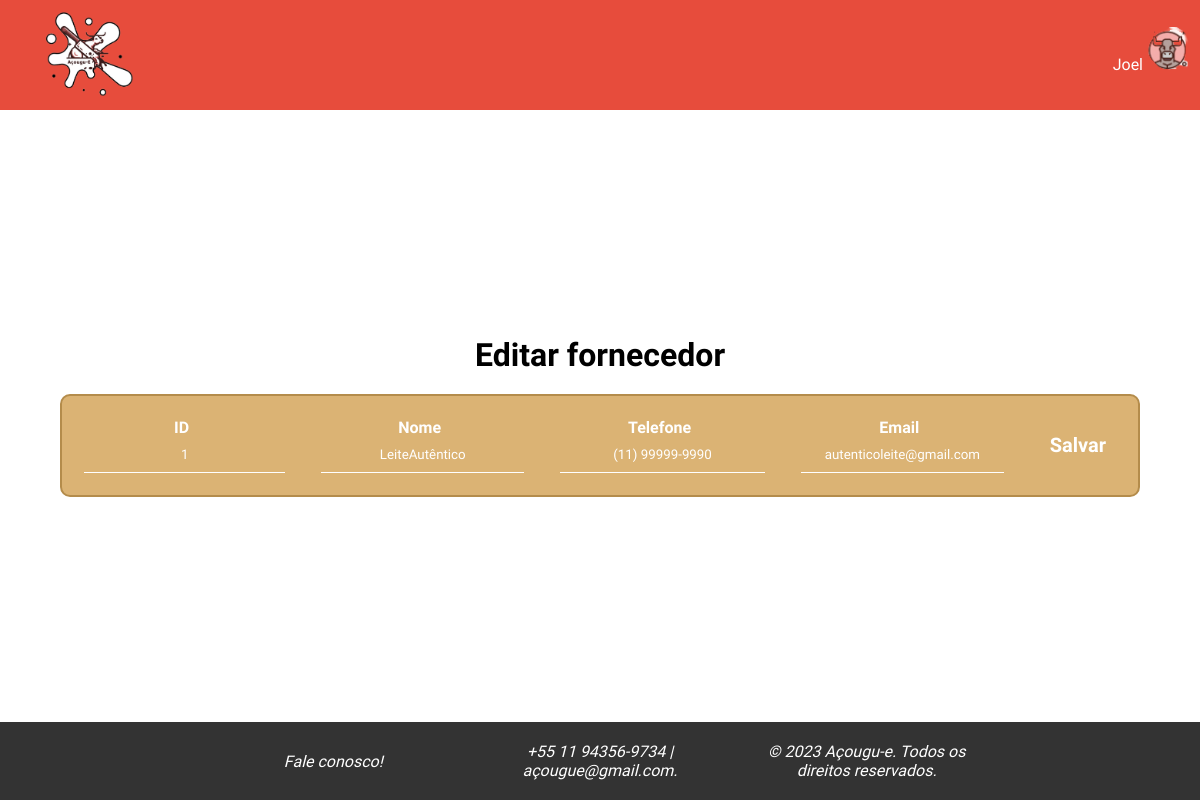
Screenshot of /php/php_adm/editar_fornecedores.php?id=1 (signed in) with the database file from the repository.
### tables this page shows
CREATE TABLE `administradores` (
  `AdmId` int(11) NOT NULL,
  `Nome` varchar(50) DEFAULT NULL,
  `Email` varchar(50) DEFAULT NULL,
  `Senha` varchar(255) DEFAULT NULL
);

CREATE TABLE `fornecedores` (
  `FornecedorId` int(11) NOT NULL,
  `NomeFornecedor` varchar(50) NOT NULL,
  `Telefone` varchar(20) NOT NULL,
  `EmailFornecedor` varchar(100) NOT NULL
);

### includes/verifica.php (called while the page is built)
<?php
require 'config.php';
if (isset($_SESSION['tipo_usuario']) && !empty($_SESSION['tipo_usuario'])) {
    require_once 'Usuario.class.php';
    $u = new Usuario();
    if ($_SESSION['tipo_usuario'] == 'cliente') {
        if (isset($_SESSION['idcli']) && !empty($_SESSION['idcli'])) {
            $listLogged = $u->logged($_SESSION['idcli'], $_SESSION['tipo_usuario']);
            $nomeUsu = isset($listLogged['Nome']) ? $listLogged['Nome'] : null;
        } else {
            header("Location: login.php");
            exit();
        }
    } elseif ($_SESSION['tipo_usuario'] == 'administrador') {
        $listAdmin = $u->logged($_SESSION['id_admin'], $_SESSION['tipo_usuario']);
        $nomeUsu = is_array($listAdmin) ? $listAdmin['Nome'] : null;
    } else {
        header("Location: login.php");
        exit();
    }
} else {
    header("Location: ../../php_entrada/login.php");
    exit();
}
?>

### includes/Usuario.class.php (called while the page is built, shortened)
<?php
class Usuario {
    public function logged($id, $tipoUsuario)
    {
        global $pdo;
        $tabela = ($tipoUsuario == 'cliente') ? 'clientes' : 'administradores';
        $colunaId = ($tipoUsuario == 'cliente') ? 'ClienteId' : 'AdmId';
        $sql = "SELECT Nome FROM $tabela WHERE $colunaId = :id";
        $stmt = $pdo->prepare($sql);
        $stmt->bindValue(":id", $id);
        $stmt->execute();
        return $stmt->fetch(PDO::FETCH_ASSOC);
    }
}
?>

### php/php_adm/editar_fornecedores.php (the view, shortened to what this page needs)
<?php
    require '../../includes/verifica.php';
    if (isset($_SESSION['id_admin']) && !empty($_SESSION['id_admin'])):
    $id = $_GET['id'];
    $consulta = $pdo->prepare('SELECT * FROM fornecedores WHERE FornecedorId = :id');
    $consulta->bindValue(':id', $id);
    $consulta->execute();
    $linha = $consulta->fetch(PDO::FETCH_ASSOC);
    $nome = $linha['NomeFornecedor'];
    $telefone = $linha['Telefone'];
    $email = $linha['EmailFornecedor'];
?>
<!DOCTYPE html>
<html lang="pt-br">
<head>
    <link rel="stylesheet" href="../../style/css_adm/css-editar_fornecedores.css">
</head>
<body>
    <?php include_once "nav_adm.php"; ?>
    <main>
        <h1>Editar fornecedor</h1>
        <table>
            <form action="editar_fornecedores_action.php">
                <tr>
                    <th>ID
                        <br><input type="text" name="txtid" value="<?php echo "$id"; ?>" readonly>
                    </th>
                    <th>Nome
                        <br><input type="text" name="txtNome" value="<?php echo "$nome"; ?>">
                    </th>
                    <th>Telefone
                        <br><input type="text" name="txtTelefone" value="<?php echo "$telefone"; ?>">
                    </th>
                    <th>Email
                        <br><input type="text" name="txtEmail" value="<?php echo "$email"; ?>">
                    </th>
                    <th>
                        <button type="submit" class="input_btn">Salvar</button>
                    </th>
                </tr>
            </form>
        </table>
    </main>
    <?php include_once "footer_adm.php"; ?>
</body>
</html>
<?php
    else:
        header("Location: ../../index.php");
        exit();
    endif;
?>

### php/php_adm/nav_adm.php (shortened to what this page needs)
<?php
    require_once '../../includes/verifica.php';
?>
<!DOCTYPE html>
<html lang="pt-br">
<head>
    <link rel="stylesheet" href="../../style/css_adm/css-nav_adm.css">
</head>
<body>
    <nav>
        <div class="nav">
            <a href="inicio.php"><img src="../../img/logo.png" alt="Logo Açougu-E"></a>
            <p id="nav_usuario"><?php  echo $nomeUsu; ?><img src="../../img/logo_usuario.png" alt="Logo usuário" id="nav_menu_li_img"></p>
        </div>
    </nav>
<body>
</html>

### style/css_adm/css-editar_fornecedores.css (style rules this page uses)
* { margin: 0; padding: 0; }
body { font-family: 'Playpen Sans', sans-serif; box-sizing: border-box; width: 100%; height: 100%; }
main { padding-top: 100px; text-align: center; display: flex; flex-direction: column; justify-content: center; align-items: center; }
h1 { font-size: 32px; }
a { text-decoration: none; cursor: pointer; }
th, td { display: block; width: 100%; box-sizing: border-box; text-align: center; padding: 10px; color: white; }
tr { display: block; width: 100%; box-sizing: border-box; margin-bottom: 10px; }
table { width: 90%; background-color: #DBB374; border: #b48c4b; border-radius: 10px; border-style: solid; border-width: 2px; margin: 20px; margin-bottom: 20px; }
form { margin: 0; }
input { border: none; outline: none; background: none; border-bottom: 1px solid #FFF; width: 93%; color: white; text-align: center; font-family: 'Playpen Sans', sans-serif; padding: 10px; }
form { width: 90%; display: flex; flex-direction: row; margin: 10px; }
.input_btn { font-family: 'Playpen Sans', sans-serif; background-color: transparent; padding: 10px; border: none; color: white; font-weight: bold; font-size: 20px; cursor: pointer; }
@media screen and (min-width: 768px) { th, td { display: table-cell; width: auto; box-sizing: border-box; text-align: center; padding: 20px; } }
@media screen and (min-width: 768px) { tr { display: table-row; } }

### style/css_adm/css-nav_adm.css (style rules this page uses)
* { margin: 0; padding: 0; }
body { font-family: 'Playpen Sans', sans-serif; box-sizing: border-box; width: 100%; height: 100%; }
.nav { display: flex; background-color: #E74C3C; position: fixed; width: 100%; height: 110px; z-index: 1000; }
.nav img { width: 80px; padding: 1vw; margin: 20px 0 0 40px; }
.nav_menu li, #nav_usuario { display: inline-block; text-align: center; padding: 7px; border-bottom: #be5555; border: #be5555; border-width: 2px; border-style: solid; }
.nav li a, #nav_usuario { text-decoration: none; color: white; border: none; }
#nav_menu_li_img { margin: 0; width: 50px; height: auto; display: none; }
#nav_usuario { display: none; cursor: pointer; }
@media screen and (min-width: 768px) { #nav_menu_li_img { display:unset; } }
@media screen and (min-width: 768px) { #nav_usuario { display: unset; margin-left: auto; padding-top: 17px; } }
@media screen and (min-width: 768px) { .nav img { width: 100px; margin: auto; padding: 0; padding-top: 10px; margin-left: 40px; margin-bottom: 10px; } }

### style/css_adm/css-footer_adm.css (style rules this page uses)
body { font-family: 'Playpen Sans', sans-serif; box-sizing: border-box; width: 100%; min-height: 100vh; margin: 0; display: flex; flex-direction: column; }
main { flex: 1; padding-top: 150px; }

### rows the page displays
administradores: Nome "Joel"
fornecedores: txtNome "LeiteAutêntico", txtTelefone "(11) 99999-9990", txtEmail "autenticoleite@gmail.com"
